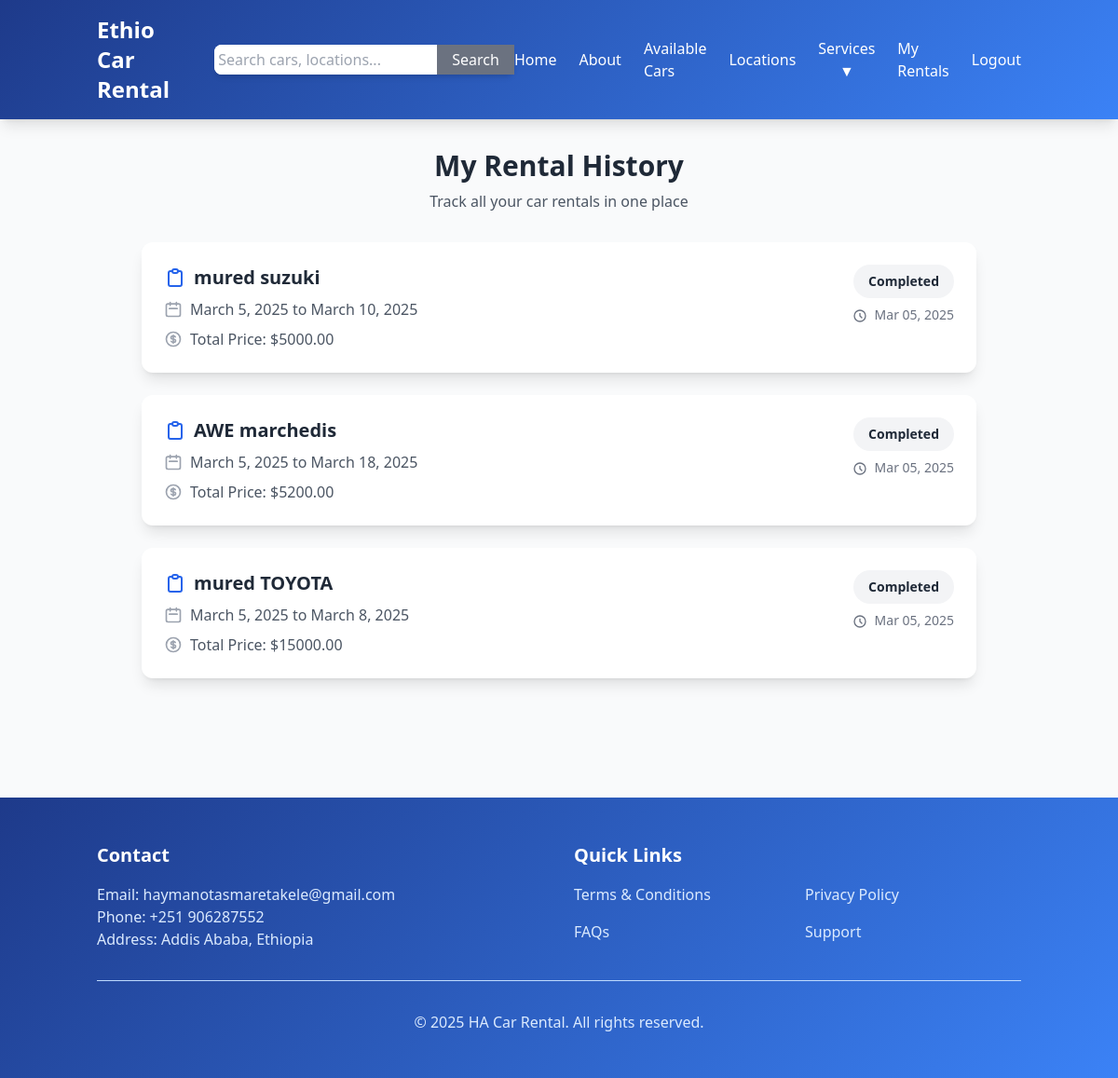
Before: /rental-history/ (signed in) with the older database file.
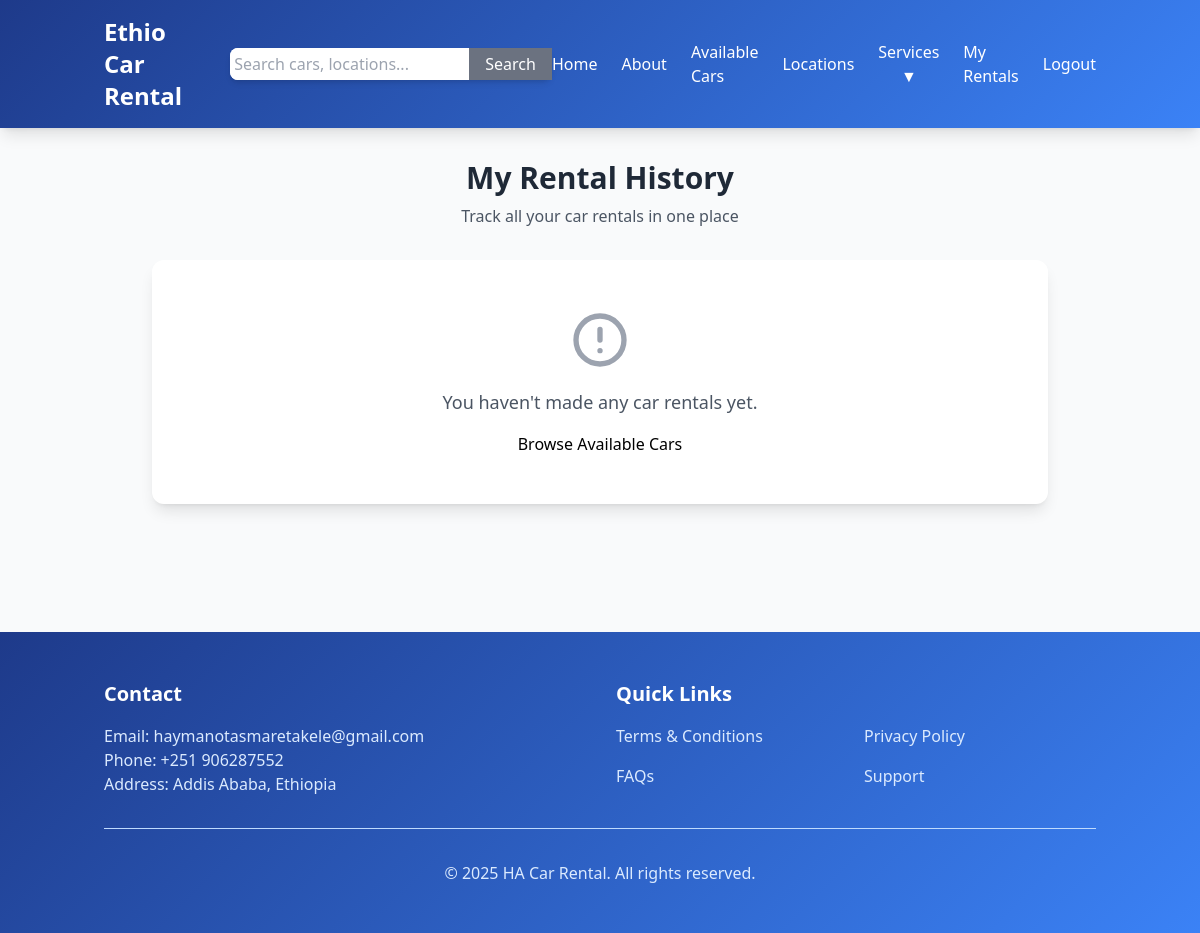
After: the same page with the newer database file.
### rental/models.py (models this page shows, shortened)
class Booking(models.Model):
    STATUS_CHOICES = [
        ('Pending', 'Pending'),
        ('Approved', 'Approved'),
        ('Rejected', 'Rejected'),
        ('Completed', 'Completed'),
    ]
    user = models.ForeignKey(User, on_delete=models.CASCADE)
    car = models.ForeignKey(Car, on_delete=models.CASCADE)
    start_date = models.DateField()
    end_date = models.DateField()
    total_price = models.DecimalField(max_digits=10, decimal_places=2)
    status = models.CharField(max_length=10, choices=STATUS_CHOICES, default='Pending')
    loyality_points_earned =models.IntegerField(default=0)
    created_at = models.DateTimeField(auto_now_add=True)

class Car(models.Model):
    TRANSMISSION_CHOICES = [
        ('A', 'Automatic'),
        ('M', 'Manual'),
    ]
    Location =models.ForeignKey('Location', on_delete=models.SET_NULL, null=True, blank=True)
    name = models.CharField(max_length=100)
    brand = models.CharField(max_length=50)
    model_year = models.IntegerField()
    transmission = models.CharField(max_length=1, choices=TRANSMISSION_CHOICES)
    seats = models.IntegerField()
    price_per_day = models.DecimalField(max_digits=10, decimal_places=2)
    image = models.ImageField(upload_to='cars/')
    is_available = models.BooleanField(default=True)
    rating = models.FloatField(default=0.0)
    gps_tracking = models.BooleanField(default=False)
    description = models.TextField()
    latitude = models.FloatField( null=True, blank=True)
    longitude = models.FloatField( null=True, blank=True)

### rental/views.py (the view)
# urls.py: path('rental-history/', views.rental_history, name='rental_history'),
@login_required
def rental_history(request):
    rentals = Booking.objects.filter(user=request.user).order_by('-created_at')
    return render(request, 'rental/rental_history.html', {'rentals': rentals})

### rental/templates/rental/rental_history.html (shortened to what this page needs)
{% extends 'rental/base.html' %}
{% block content %}
<div class="max-w-4xl mx-auto">
    <div class="text-center mb-8" data-aos="fade-up">
        <h1 class="text-3xl font-bold text-gray-800 mb-2">My Rental History</h1>
        <p class="text-gray-600">Track all your car rentals in one place</p>
    </div>
    <div class="space-y-6">
        {% for rental in rentals %}
        <div class="bg-white rounded-xl shadow-lg overflow-hidden" data-aos="fade-up" data-aos-delay="{{ forloop.counter}}">
            <div class="p-6">
                <div class="md:flex justify-between items-start">
                    <div class="mb-4 md:mb-0">
                        <div class="flex items-center mb-2">
                            <h2 class="text-xl font-bold text-gray-800">{{ rental.car.brand }} {{ rental.car.name }}</h2>
                        </div>
                        <div class="space-y-2 text-gray-600">
                            <div class="flex items-center">
                                <svg xmlns="http://www.w3.org/2000/svg" class="h-5 w-5 text-gray-400 mr-2" fill="none" viewBox="0 0 24 24" stroke="currentColor">
                                    <path stroke-linecap="round" stroke-linejoin="round" stroke-width="2" d="M8 7V3m8 4V3m-9 8h10M5 21h14a2 2 0 002-2V7a2 2 0 00-2-2H5a2 2 0 00-2 2v12a2 2 0 002 2z" />
                                </svg>
                                <span>{{ rental.start_date }} to {{ rental.end_date }}</span>
                            </div>
                            <div class="flex items-center">
                                <span>Total Price: ${{ rental.total_price }}</span>
                            </div>
                        </div>
                    </div>
                    <div class="text-right">
                        <span class="inline-block px-4 py-2 rounded-full text-sm font-semibold
                            {% if rental.status == 'P' %}bg-yellow-100 text-yellow-800
                            {% elif rental.status == 'A' %}bg-green-100 text-green-800
                            {% elif rental.status == 'R' %}bg-red-100 text-red-800
                            {% else %}bg-gray-100 text-gray-800{% endif %}">
                            {{ rental.get_status_display }}
                        </span>
                        <p class="text-sm text-gray-500 mt-2">
                            <svg xmlns="http://www.w3.org/2000/svg" class="h-4 w-4 inline mr-1" fill="none" viewBox="0 0 24 24" stroke="currentColor">
                                <path stroke-linecap="round" stroke-linejoin="round" stroke-width="2" d="M12 8v4l3 3m6-3a9 9 0 11-18 0 9 9 0 0118 0z" />
                            </svg>
                            {{ rental.created_at|date:"M d, Y" }}
                        </p>
                    </div>
                </div>
            </div>
        </div>
        {% empty %}
        <div class="text-center py-12 bg-white rounded-xl shadow-lg" data-aos="fade-up">
            <svg xmlns="http://www.w3.org/2000/svg" class="h-16 w-16 mx-auto text-gray-400 mb-4" fill="none" viewBox="0 0 24 24" stroke="currentColor">
                <path stroke-linecap="round" stroke-linejoin="round" stroke-width="2" d="M12 8v4m0 4h.01M21 12a9 9 0 11-18 0 9 9 0 0118 0z" />
            </svg>
            <p class="text-gray-600 text-lg mb-4">You haven't made any car rentals yet.</p>
            <a href="{% url 'home' %}" class="btn-primary inline-block">Browse Available Cars</a>
        </div>
        {% endfor %}
    </div>
</div>
{% endblock %}

Changed rows visible on the page:
removed Booking: car.brand "mured", car.name "suzuki", start_date "March 5, 2025", end_date "March 10, 2025", total_price "5000.00", status "Completed", created_at "Mar 05, 2025"
removed Booking: car.brand "AWE", car.name "marchedis", start_date "March 5, 2025", end_date "March 18, 2025", total_price "5200.00", status "Completed", created_at "Mar 05, 2025"
removed Booking: car.brand "mured", car.name "TOYOTA", start_date "March 5, 2025", end_date "March 8, 2025", total_price "15000.00", status "Completed", created_at "Mar 05, 2025"
Other visible differences:
text now shown: "You haven't made any car rentals yet. Browse Available Cars"
